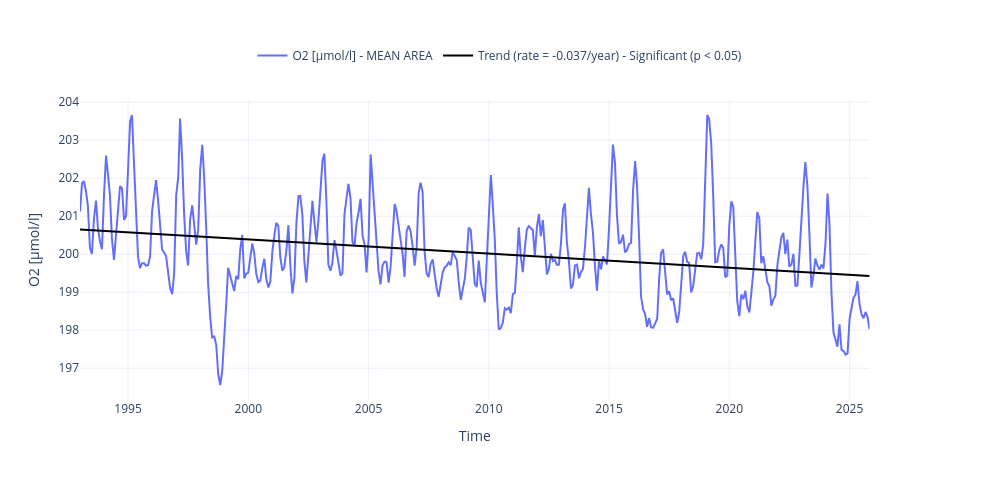

The notebook cell this image was saved under:
### Code cell
fig, trend = plot_timeseries_interactive(dict_plot, trendline=True, return_trend=True, scatter_dict = None, figsize = (25, 12), label_yaxes = label);
fig.write_html(op.join(path_figs, 'F17_O2_mean_trend.html'), include_plotlyjs="cdn")
fig.write_image(op.join(path_figs, 'F17_O2_mean_trend.png'), width=1200, height=600,)

### Figure 1 — Plotly figure (JSON) as saved in the notebook; plotly's stock layout.template omitted (floating-point values rounded to 4 significant figures; data arrays with more than 128 entries replaced by an {"elided": "..."} marker saying what was removed)
{"data": [{"line": {"color": "#636EFA"}, "name": "O2 [µmol/l] - MEAN AREA", "type": "scatter", "x": {"elided": "395 str values"}, "xaxis": "x", "y": {"elided": "395 float values"}, "yaxis": "y"}, {"line": {"color": "black"}, "mode": "lines", "name": "Trend (rate = -0.037/year) - Significant (p < 0.05)", "showlegend": true, "type": "scatter", "x": {"elided": "395 str values"}, "xaxis": "x", "y": {"elided": "395 float values"}, "yaxis": "y"}], "layout": {"height": 480, "legend": {"font": {"size": 12}, "orientation": "h", "x": 0.5, "xanchor": "center", "y": 1.1, "yanchor": "bottom"}, "title": {"text": " "}, "width": 1000, "xaxis": {"anchor": "y", "domain": [0.0, 0.94], "title": {"text": "Time"}}, "yaxis": {"anchor": "x", "domain": [0.0, 1.0], "title": {"text": "O2 [µmol/l]"}}, "yaxis2": {"anchor": "x", "overlaying": "y", "side": "right"}}}
